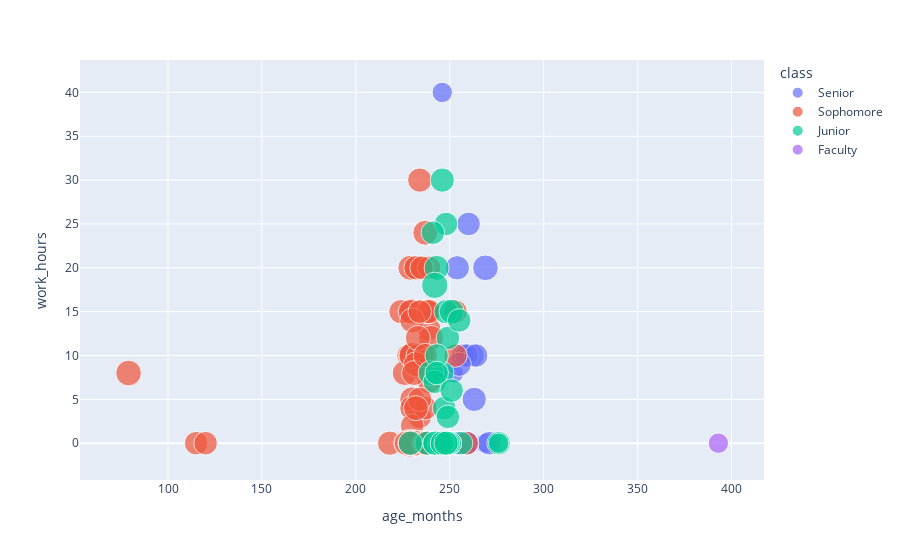

Notebook code for this chart:
### Code cell
fig = px.scatter(data_frame=gtky_nomiss, x='age_months', y='work_hours', color='class', hover_data=['co_op'], size='credit_hours')
fig.show()

### Figure 1 — Plotly figure (JSON) as saved in the notebook; plotly's stock layout.template omitted (floating-point values rounded to 4 significant figures)
{"data": [{"customdata": [["Yes"], ["Yes"], ["Yes"], ["Yes"], ["Yes"], ["Yes"], ["Yes"], ["Yes"], ["Yes"], ["Yes"], ["Yes"], ["Yes"], ["Yes"], ["No"], ["Yes"], ["Yes"], ["Yes"], ["Yes"], ["Yes"], ["Yes"], ["Yes"]], "hovertemplate": "class=Senior<br>age_months=%{x}<br>work_hours=%{y}<br>credit_hours=%{marker.size}<br>co_op=%{customdata[0]}<extra></extra>", "legendgroup": "Senior", "marker": {"color": "#636efa", "size": [16, 16, 12, 12, 16, 16, 16, 16, 16, 19, 16, 16, 16, 12, 17, 17, 17, 16, 16, 17, 16], "sizemode": "area", "sizeref": 0.0575, "symbol": "circle"}, "mode": "markers", "name": "Senior", "orientation": "v", "showlegend": true, "type": "scatter", "x": [259, 253, 252, 269, 253, 271, 262, 252, 257, 269, 254, 259, 264, 246, 263, 255, 254, 256, 254, 259, 260], "xaxis": "x", "y": [0, 0, 8, 0, 0, 0, 10, 0, 10, 20, 0, 10, 10, 40, 5, 9, 20, 0, 0, 0, 25], "yaxis": "y"}, {"customdata": [["No"], ["No"], ["No"], ["No"], ["No"], ["No"], ["No"], ["No"], ["No"], ["No"], ["No"], ["No"], ["No"], ["No"], ["No"], ["No"], ["No"], ["No"], ["No"], ["No"], ["No"], ["No"], ["No"], ["No"], ["No"], ["No"], ["No"], ["No"], ["No"], ["Yes"], ["No"], ["No"], ["No"], ["No"], ["No"], ["No"], ["No"], ["No"], ["No"], ["No"], ["No"], ["No"], ["No"], ["No"], ["No"], ["No"], ["No"], ["No"], ["No"], ["No"], ["No"], ["No"], ["No"], ["No"], ["No"], ["No"], ["No"], ["No"], ["No"], ["No"], ["No"], ["No"], ["No"], ["Yes"], ["No"], ["No"], ["No"], ["No"], ["No"], ["No"], ["No"], ["No"], ["No"], ["No"], ["No"], ["No"], ["No"], ["No"], ["No"], ["No"], ["No"], ["No"], ["No"], ["No"], ["No"], ["No"], ["No"], ["No"], ["No"], ["No"], ["No"], ["No"], ["No"], ["No"], ["No"]], "hovertemplate": "class=Sophomore<br>age_months=%{x}<br>work_hours=%{y}<br>credit_hours=%{marker.size}<br>co_op=%{customdata[0]}<extra></extra>", "legendgroup": "Sophomore", "marker": {"color": "#EF553B", "size": [19, 17, 19, 16, 17, 16, 18, 16, 16, 16, 16, 18, 18, 16, 16, 18, 16, 18, 16, 17, 16, 17, 16, 16, 18, 17, 16, 18, 16, 17, 17, 16, 16, 16, 16, 17, 18, 16, 16, 16, 18, 19, 16, 17, 16, 17, 16, 17, 18, 16, 20, 17, 17, 17, 17, 17, 18, 17, 16, 18, 17, 23, 17, 16, 16, 16, 17, 19, 18, 16, 17, 16, 18, 17, 19, 16, 19, 18, 18, 19, 16, 19, 18, 17, 16, 17, 17, 17, 16, 18, 18, 17, 16, 16, 16], "sizemode": "area", "sizeref": 0.0575, "symbol": "circle"}, "mode": "markers", "name": "Sophomore", "orientation": "v", "showlegend": true, "type": "scatter", "x": [230, 239, 79, 231, 249, 253, 230, 235, 239, 234, 234, 232, 229, 115, 231, 235, 228, 230, 239, 243, 238.1, 240, 234, 235, 226, 218, 230, 230, 237, 237, 232, 234, 235, 229, 239, 238, 228, 248, 230, 237, 240, 227, 243, 237, 230, 224, 234, 234, 232, 242, 230, 229, 229, 229, 239, 240, 230, 231, 238, 230, 239, 229, 237, 233, 233, 229, 241, 230, 238, 233, 232, 239, 237, 237, 233, 233, 235, 233, 238, 229, 259, 232, 232, 227, 120, 236, 234, 237, 253, 231, 229, 237, 235, 237, 234], "xaxis": "x", "y": [15, 0, 8, 0, 0, 15, 5, 0, 13, 3, 15, 20, 20, 0, 0, 10, 10, 4, 0, 0, 15, 0, 0, 20, 8, 0, 2, 0, 0, 0, 0, 0, 8.5, 10, 7, 15, 0, 0, 0, 4, 12, 0, 0, 0, 0, 15, 0, 5, 4, 0, 10, 15, 0, 0, 15, 0, 0, 0, 0, 14, 0, 0, 0, 0, 0, 0, 0, 0, 0, 10, 20, 20, 24, 0, 0, 0, 0, 12, 0, 0, 0, 0, 9, 0, 0, 0, 30, 0, 10, 8, 0, 10, 20, 0, 15], "yaxis": "y"}, {"customdata": [["Yes"], ["Yes"], ["Yes"], ["Yes"], ["No"], ["No"], ["No"], ["No"], ["Yes"], ["No"], ["No"], ["No"], ["Yes"], ["No"], ["Yes"], ["Yes"], ["No"], ["Yes"], ["No"], ["No"], ["Yes"], ["Yes"], ["Yes"], ["No"], ["Yes"], ["Yes"], ["Yes"], ["Yes"], ["No"], ["No"], ["Yes"], ["No"], ["No"], ["No"], ["No"], ["Yes"], ["Yes"]], "hovertemplate": "class=Junior<br>age_months=%{x}<br>work_hours=%{y}<br>credit_hours=%{marker.size}<br>co_op=%{customdata[0]}<extra></extra>", "legendgroup": "Junior", "marker": {"color": "#00cc96", "size": [17, 17, 16, 17, 16, 18, 17, 18, 18, 16, 17, 16, 19, 20, 16, 16, 16, 16, 17, 16, 16, 19, 16, 16, 16, 17, 16, 16, 17, 16, 16, 16, 16, 12, 17, 17, 16], "sizemode": "area", "sizeref": 0.0575, "symbol": "circle"}, "mode": "markers", "name": "Junior", "orientation": "v", "showlegend": true, "type": "scatter", "x": [246, 245, 249, 248, 247, 244, 246, 251, 243, 246, 238, 256, 240, 242, 243, 242, 242, 243, 229, 276, 248, 245, 250, 246, 250, 246, 250, 247, 242, 249, 251, 255, 241, 276, 246, 248, 249], "xaxis": "x", "y": [0, 0, 12, 15, 4, 0, 30, 15, 20, 8, 0, 0, 8, 18, 10, 7, 0, 8, 0, 0, 25, 0, 0, 0, 0, 0, 0, 0, 0, 0, 6, 14, 24, 0, 0, 0, 3], "yaxis": "y"}, {"customdata": [["No"]], "hovertemplate": "class=Faculty<br>age_months=%{x}<br>work_hours=%{y}<br>credit_hours=%{marker.size}<br>co_op=%{customdata[0]}<extra></extra>", "legendgroup": "Faculty", "marker": {"color": "#ab63fa", "size": [12], "sizemode": "area", "sizeref": 0.0575, "symbol": "circle"}, "mode": "markers", "name": "Faculty", "orientation": "v", "showlegend": true, "type": "scatter", "x": [393], "xaxis": "x", "y": [0], "yaxis": "y"}], "layout": {"legend": {"itemsizing": "constant", "title": {"text": "class"}, "tracegroupgap": 0}, "margin": {"t": 60}, "xaxis": {"anchor": "y", "domain": [0, 1], "title": {"text": "age_months"}}, "yaxis": {"anchor": "x", "domain": [0, 1], "title": {"text": "work_hours"}}}}
